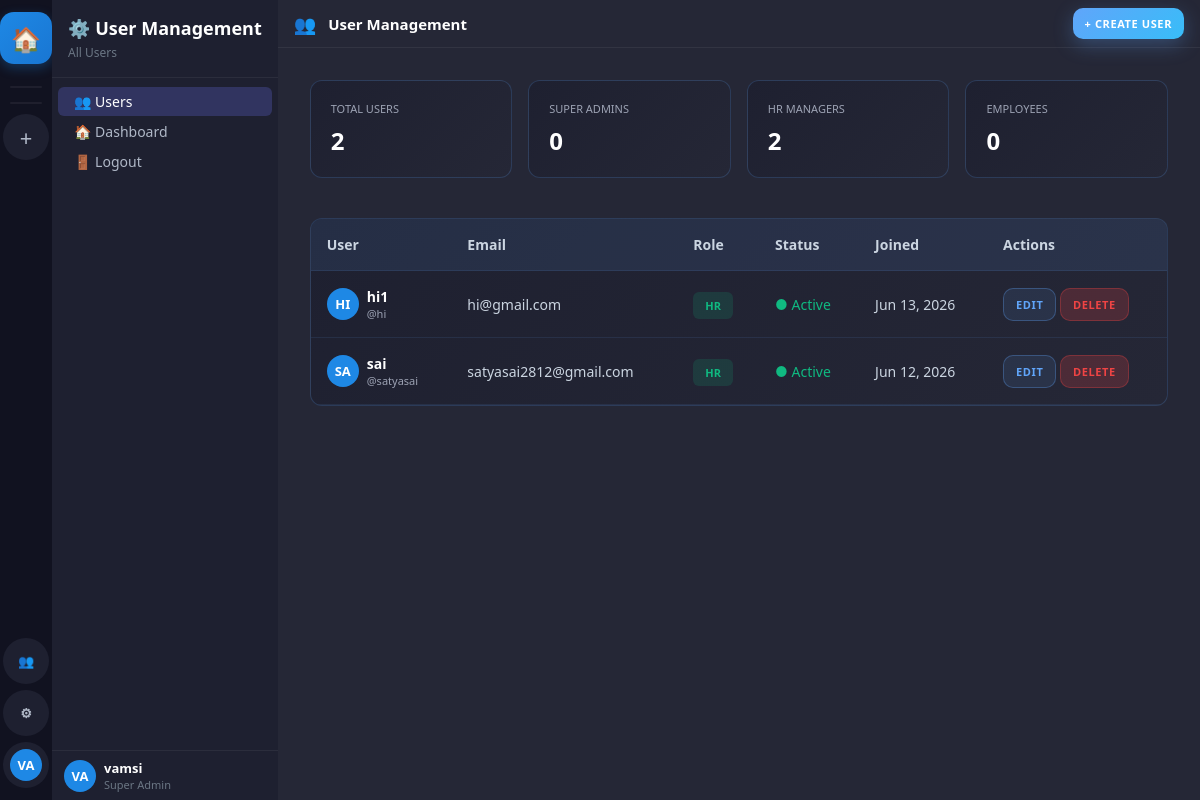
The page /users-manage/ (signed in) on the database as committed earlier.
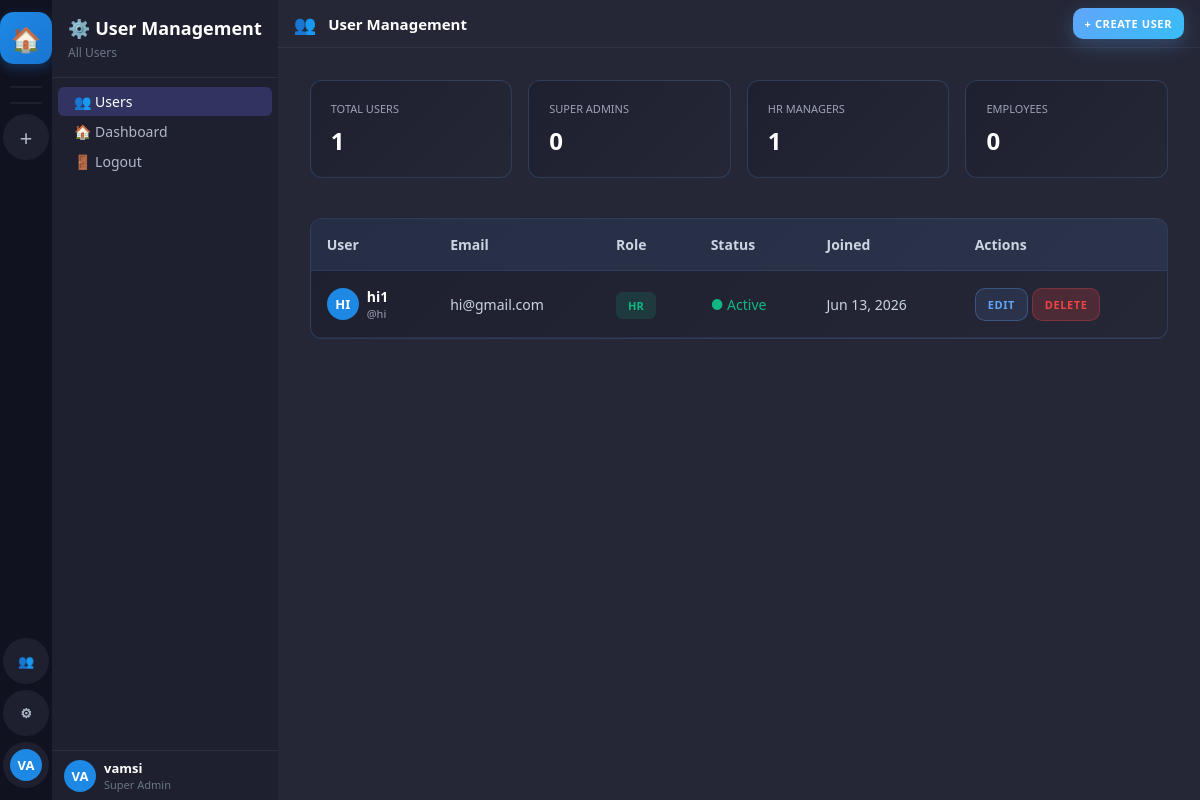
The same page on the database as committed later.
### accounts/models.py (models this page shows, shortened)
class User(AbstractUser):
    ROLE_CHOICES = [
        ('super_admin', 'Super Admin'),
        ('hr', 'HR'),
        ('employee', 'Employee'),
    ]
    STATUS_CHOICES = [
        ('online', 'Online'),
        ('offline', 'Offline'),
        ('busy', 'Busy'),
        ('away', 'Away'),
    ]
    display_name = models.CharField(max_length=100, blank=True)
    avatar = models.ImageField(upload_to='avatars/', null=True, blank=True)
    is_super_admin = models.BooleanField(default=False)  # Legacy, kept for compatibility
    role = models.CharField(max_length=20, default='employee', choices=ROLE_CHOICES)
    status = models.CharField(max_length=20, default='offline', choices=STATUS_CHOICES)
    bio = models.TextField(blank=True)
    phone = models.CharField(max_length=20, blank=True)
    created_by = models.ForeignKey('self', on_delete=models.SET_NULL, null=True, blank=True, related_name='created_users')
    can_manage_users = models.BooleanField(default=False)  # Control access to user creation
    can_create_projects = models.BooleanField(default=False)  # Control access to project creation
    must_change_password = models.BooleanField(default=False)  # Force password change on first login
    class Meta:
        db_table = 'zc_users'
    def get_display_name(self):
        return self.display_name or self.get_full_name() or self.username
    def get_initials(self):
        name = self.get_display_name()
        parts = name.split()
        if len(parts) >= 2:
            return (parts[0][0] + parts[1][0]).upper()
        return name[:2].upper() if name else 'U'
    def is_super_admin_user(self):
        return self.role == 'super_admin' or self.is_super_admin

### accounts/views.py (the view, shortened to what this page needs)
# urls.py: path('users-manage/', views.user_management_unified, name='user_management_unified'),
@login_required
def user_management_unified(request):
    can_manage = request.user.is_super_admin_user() or request.user.is_hr_user() or request.user.can_manage_users
    if not can_manage:
        return redirect('dashboard')
    user_role = request.user.role
    if user_role == 'super_admin':
        all_users = User.objects.exclude(id=request.user.id).order_by('-date_joined')
        stat_super_admins = all_users.filter(role='super_admin').count()
        stat_hrs = all_users.filter(role='hr').count()
        stat_employees = all_users.filter(role='employee').count()
    else:
        all_users = User.objects.exclude(role='super_admin').order_by('-date_joined')
        stat_super_admins = 0
        stat_hrs = all_users.filter(role='hr').count()
        stat_employees = all_users.filter(role='employee').count()
    context = {
        'users': all_users,
        'total_users': all_users.count(),
        'super_admins': stat_super_admins,
        'hrs': stat_hrs,
        'employees': stat_employees,
        'user_role': user_role,
    }
    return render(request, 'admin_panel/user_management_unified.html', context)

### templates/admin_panel/user_management_unified.html (shortened to what the changed rows need)
{% extends 'base.html' %}
{% block sidebar %}
<nav class="sidebar-channels">
  <div class="sc-header">
    <h2>⚙️ User Management</h2>
  </div>
</nav>
{% endblock %}
{% block content %}
<div class="dashboard-content">
  <div class="d-grid mb-5" style="grid-template-columns: repeat(auto-fit, minmax(200px, 1fr)); gap: 16px;">
    {% if user_role == 'super_admin' %}
    <div class="bg-sidebar-r p-5 rounded-lg border">
      <div class="text-xs uppercase text-3 mb-2">Total Users</div>
      <div class="text-3xl fw-bold">{{ total_users }}</div>
    </div>
    <div class="bg-sidebar-r p-5 rounded-lg border">
      <div class="text-xs uppercase text-3 mb-2">Super Admins</div>
      <div class="text-3xl fw-bold">{{ super_admins }}</div>
    </div>
    <div class="bg-sidebar-r p-5 rounded-lg border">
      <div class="text-xs uppercase text-3 mb-2">HR Managers</div>
      <div class="text-3xl fw-bold">{{ hrs }}</div>
    </div>
    <div class="bg-sidebar-r p-5 rounded-lg border">
      <div class="text-xs uppercase text-3 mb-2">Employees</div>
      <div class="text-3xl fw-bold">{{ employees }}</div>
    </div>
    {% endif %}
  </div>
  <div class="bg-sidebar-r rounded-lg overflow-hidden border">
    <table class="w-full" style="border-collapse: collapse;">
      <thead>
        <tr class="bg-active border-b">
          <th class="p-4 text-left fw-600 text-2">User</th>
          <th class="p-4 text-left fw-600 text-2">Email</th>
          <th class="p-4 text-left fw-600 text-2">Role</th>
          <th class="p-4 text-left fw-600 text-2">Status</th>
          <th class="p-4 text-left fw-600 text-2">Joined</th>
          <th class="p-4 text-left fw-600 text-2">Actions</th>
        </tr>
      </thead>
      <tbody>
        {% for user_item in users %}
        <tr class="border-b" style="transition: background 0.2s;">
          <td class="p-4">
            <div class="d-flex align-center gap-2">
              <div class="avatar avatar-32" style="background: var(--accent);">{{ user_item.get_initials }}</div>
              <div>
                <div class="fw-600">{{ user_item.get_display_name }}</div>
                <div class="text-xs text-3">@{{ user_item.username }}</div>
              </div>
            </div>
          </td>
          <td class="p-4 text-2">{{ user_item.email }}</td>
          <td class="p-4">
            <span class="badge" style="background: {% if user_item.role == 'hr' %}rgba(16,185,129,0.15); color: #10b981{% else %}rgba(59, 130, 246, 0.2); color: #60a5fa{% endif %}; padding: 6px 12px; border-radius: 6px; font-size: 11px; font-weight: 600; text-transform: uppercase;">
              {{ user_item.get_role_display }}
            </span>
          </td>
          <td class="p-4">
            {% if user_item.is_active %}
            <span class="text-success" style="color: #10b981;">● Active</span>
            {% else %}
            <span class="text-danger" style="color: #ef4444;">● Inactive</span>
            {% endif %}
          </td>
          <td class="p-4 text-2">{{ user_item.date_joined|date:"M d, Y" }}</td>
          <td class="p-4">
            <button class="btn btn-sm btn-secondary" onclick="openModal('edit-user-modal-{{ user_item.id }}')">Edit</button>
            {% if user_item.id != user.id %}
            <button class="btn btn-sm btn-danger" onclick="deleteUser({{ user_item.id }}, '{{ user_item.username }}')">Delete</button>
            {% else %}
            <span style="color: #5c6070; font-size: 11px; font-style: italic; margin-left: 4px;">You</span>
            {% endif %}
          </td>
        </tr>
        {% empty %}
        <tr>
          <td colspan="6" class="p-6 text-center text-3">
            No users found. Create one to get started!
          </td>
        </tr>
        {% endfor %}
      </tbody>
    </table>
  </div>
</div>
{% endblock %}

Rows that differ between the two databases and show on the page:
removed User: get_initials "SA", get_display_name "sai", username "satyasai", email "satyasai2812@gmail.com", role "HR", is_active "● Active", date_joined "Jun 12, 2026"
Other text that changed with them:
{{ total_users }}: "2" → "1"
{{ hrs }}: "2" → "1"
